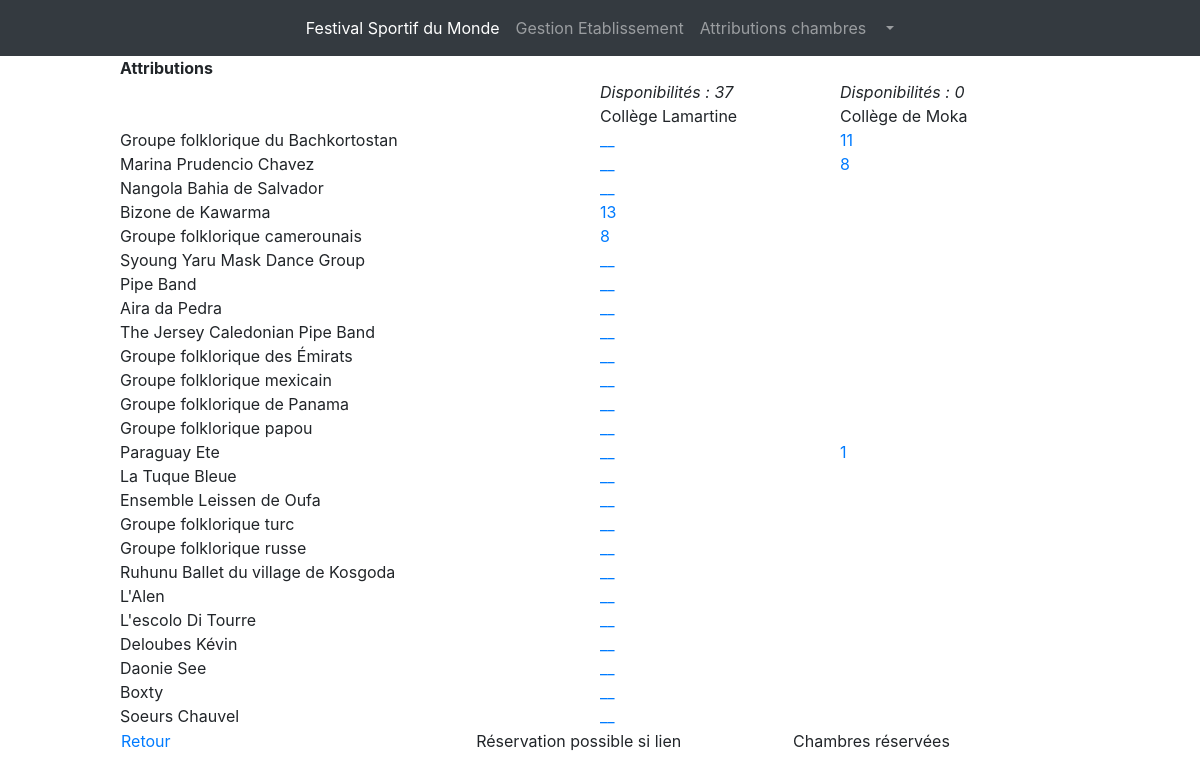
Page /modificationAttributions.php on the committed database.
### tables this page shows
CREATE TABLE IF NOT EXISTS `etablissement` (
  `id` char(8) NOT NULL,
  `nom` varchar(45) NOT NULL,
  `adresseRue` varchar(45) NOT NULL,
  `codePostal` char(5) NOT NULL,
  `ville` varchar(35) NOT NULL,
  `tel` varchar(13) NOT NULL,
  `adresseElectronique` varchar(70) DEFAULT NULL,
  `type` tinyint(4) NOT NULL,
  `civiliteResponsable` varchar(12) NOT NULL,
  `nomResponsable` varchar(25) NOT NULL,
  `prenomResponsable` varchar(25) DEFAULT NULL,
  `nombreChambresOffertes` int(11) DEFAULT NULL,
  `motDePasse` varchar(50) NOT NULL,
  `informationsPratiques` varchar(100) NOT NULL,
  `conventionSignee` tinyint(1) NOT NULL DEFAULT '0',
  PRIMARY KEY (`id`)
);

CREATE TABLE IF NOT EXISTS `groupe` (
  `id` char(4) NOT NULL,
  `nom` varchar(40) NOT NULL,
  `identiteResponsable` varchar(40) DEFAULT NULL,
  `adressePostale` varchar(120) DEFAULT NULL,
  `nombrePersonnes` int(11) NOT NULL,
  `nomPays` varchar(40) NOT NULL,
  `hebergement` char(1) NOT NULL,
  PRIMARY KEY (`id`)
);

CREATE TABLE IF NOT EXISTS `attribution` (
  `idEtab` char(8) NOT NULL,
  `idGroupe` char(4) NOT NULL,
  `nombreChambres` int(11) NOT NULL,
  PRIMARY KEY (`idEtab`,`idGroupe`),
  KEY `fk2_Attribution` (`idGroupe`)
);

### _gestionBase.inc.php (called while the page is built, shortened)
<?php
function obtenirReqEtablissementsOffrantChambres()
{
   $req="select id, nom, nombreChambresOffertes from Etablissement where
         nombreChambresOffertes!=0 and conventionSignee!=0 order by id";
   return $req;
}
function obtenirNbEtabOffrantChambres($connexion)
{
   $req="select count(*) as nombreEtabOffrantChambres from Etablissement where
         nombreChambresOffertes!=0";
   $rsEtabOffrantChambres=$connexion->prepare($req);
    $rsEtabOffrantChambres->execute();
   $lgEtabOffrantChambres= $rsEtabOffrantChambres->fetch();
   return $lgEtabOffrantChambres["nombreEtabOffrantChambres"];
}
function obtenirReqIdNomGroupesAHeberger()
{
   $req="select id, nom from Groupe where hebergement='O' order by id";
   return $req;
}
function obtenirNbOccup($connexion, $idEtab)
{
   $req="select IFNULL(sum(nombreChambres), 0) as totalChambresOccup from
        Attribution where idEtab='$idEtab'";
   $rsOccup=$connexion->prepare($req);
   $rsOccup->execute();
   $lgOccup= $rsOccup->fetch();
   return $lgOccup["totalChambresOccup"];
}
function obtenirNbOccupGroupe($connexion, $idEtab, $idGroupe)
{
   $req="select nombreChambres From Attribution where idEtab='$idEtab'
        and idGroupe='$idGroupe'";
   $rsAttribGroupe=$connexion->prepare($req);
   $rsAttribGroupe->execute();
   $rsAttribGroupe=$rsAttribGroupe->fetch();
   if ($lgAttribGroupe=$rsAttribGroupe)
      return $lgAttribGroupe["nombreChambres"];
   else
      return 0;
}
?>

### modificationAttributions.php (the view, shortened to what this page needs)
<?php
include("_debut.inc.php");
include("_gestionBase.inc.php");
$connexion=connect();
$nbEtabOffrantChambres=obtenirNbEtabOffrantChambres($connexion);
$nb=$nbEtabOffrantChambres+1;
$pourcCol=50/$nbEtabOffrantChambres;
echo "
<table width='80%' cellspacing='0' cellpadding='0' align='center'
class='tabQuadrille'>";
   echo "
   <tr class='enTeteTabQuad'>
      <td colspan=$nb><strong>Attributions</strong></td>
   </tr>";
   echo "
   <tr class='ligneTabQuad'>
      <td>&nbsp;</td>";
   $req=obtenirReqEtablissementsOffrantChambres();
   $rsEtab= $connexion->query($req);
   $rsEtab->execute();
   $lgEtab=$rsEtab->fetch();
   while ($lgEtab!=FALSE)
   {
      $idEtab=$lgEtab["id"];
      $nom=$lgEtab["nom"];
      $nbOffre=$lgEtab["nombreChambresOffertes"];
      $nbOccup=obtenirNbOccup($connexion, $idEtab);
      $nbChLib = $nbOffre - $nbOccup;
      echo "
      <td valign='top' width='$pourcCol%'><i>Disponibilités : $nbChLib </i> <br>
      $nom </td>";
      $lgEtab=$rsEtab->fetch();
   }
   echo "
   </tr>";
   $req=obtenirReqIdNomGroupesAHeberger();
   $rsGroupe=$connexion->query($req);
   $rsGroupe->execute();
   $lgGroupe=$rsGroupe->fetch();
   while ($lgGroupe!=FALSE)
   {
      $idGroupe=$lgGroupe['id'];
      $nom=$lgGroupe['nom'];
      echo "
      <tr class='ligneTabQuad'>
         <td width='25%'>$nom</td>";
      $req=obtenirReqEtablissementsOffrantChambres();
      $rsEtab=$connexion->query($req);
	  $rsEtab->execute();
      $lgEtab=$rsEtab->fetch();
      while ($lgEtab!=FALSE)
      {
         $idEtab=$lgEtab["id"];
         $nbOffre=$lgEtab["nombreChambresOffertes"];
         $nbOccup=obtenirNbOccup($connexion, $idEtab);
         $nbChLib = $nbOffre - $nbOccup;
         $nbOccupGroupe=obtenirNbOccupGroupe($connexion, $idEtab, $idGroupe);
         if ($nbOccupGroupe!=0)
         {
            $nbMax = $nbChLib + $nbOccupGroupe;
            echo "
            <td class='reserve'>
            <a href='donnerNbChambres.php?idEtab=$idEtab&amp;idGroupe=$idGroupe&amp;nbChambres=$nbMax'>
            $nbOccupGroupe</a></td>";
         }
         else
         {
            if ($nbChLib != 0)
            {
               echo "
               <td class='reserveSiLien'>
               <a href='donnerNbChambres.php?idEtab=$idEtab&amp;idGroupe=$idGroupe&amp;nbChambres=$nbChLib'>
               __</a></td>";
            }
            else
            {
               echo "<td class='reserveSiLien'>&nbsp;</td>";
            }
         }
         $lgEtab=$rsEtab->fetch();
      }
      $lgGroupe=$rsGroupe->fetch();
   }
echo "
</table>";
echo "
<table align='center' width='80%'>
   <tr>
      <td width='34%' align='left'><a href='consultationAttributions.php'>Retour</a>
      </td>
      <td class='reserveSiLien'>&nbsp;</td>
      <td width='30%' align='left'>Réservation possible si lien</td>
      <td class='reserve'>&nbsp;</td>
      <td width='30%' align='left'>Chambres réservées</td>
   </tr>
</table>";
?>

### _debut.inc.php (shortened to what this page needs)
 <!doctype html>
<html lang="fr">
  <head>
    <link href="css/bootstrap.min.css" rel="stylesheet">
    <link href="css/navbar.css" rel="stylesheet">
  </head>
  <body>
    <nav class="navbar navbar-expand-lg navbar-dark bg-dark navbar-fixed-top">
      <div class="collapse navbar-collapse justify-content-md-center" id="navbarsExample08">
        <ul class="navbar-nav">
          <li class="nav-item active">
            <a class="nav-link" href="index.php">Festival Sportif du Monde<span class="sr-only">(current)</span></a>
          </li>
          <li class="nav-item">
            <a class="nav-link" href="listeEtablissements.php">Gestion Etablissement<span class="sr-only">(current)</span></a>
          </li>
          <li class="nav-item">
            <a class="nav-link" href="consultationAttributions.php">Attributions chambres<span class="sr-only">(current)</span></a>
          </li>
          <li class="nav-item dropdown">
            <a class="nav-link dropdown-toggle" href="#" id="dropdown08" data-toggle="dropdown" aria-haspopup="true" aria-expanded="false">    </a>
          </li>
        </ul>
      </div>
    </nav>
</body>
</html>

### css/navbar.css (style rules this page uses)
body { padding-bottom: 20px; }

### rows in the picture
etablissement: $pourcCol 12.5 (drawn), nbChLib "37", nom "Collège Lamartine", id.nombreChambres "13", id.nombreChambres "8"
etablissement: $pourcCol 12.5 (drawn), nbChLib "0", nom "Collège de Moka", id.nombreChambres "11", id.nombreChambres "8", id.nombreChambres "1"
groupe: nom "Groupe folklorique du Bachkortostan"
groupe: nom "Marina Prudencio Chavez"
groupe: nom "Nangola Bahia de Salvador"
groupe: nom "Bizone de Kawarma"
groupe: nom "Groupe folklorique camerounais"
groupe: nom "Syoung Yaru Mask Dance Group"
groupe: nom "Pipe Band"
groupe: nom "Aira da Pedra"
groupe: nom "The Jersey Caledonian Pipe Band"
groupe: nom "Groupe folklorique des Émirats"
groupe: nom "Groupe folklorique mexicain"
groupe: nom "Groupe folklorique de Panama"
groupe: nom "Groupe folklorique papou"
groupe: nom "Paraguay Ete"
groupe: nom "La Tuque Bleue"
groupe: nom "Ensemble Leissen de Oufa"
groupe: nom "Groupe folklorique turc"
groupe: nom "Groupe folklorique russe"
groupe: nom "Ruhunu Ballet du village de Kosgoda"
groupe: nom "L'Alen"
groupe: nom "L'escolo Di Tourre"
groupe: nom "Deloubes Kévin"
groupe: nom "Daonie See"
groupe: nom "Boxty"
groupe: nom "Soeurs Chauvel"
